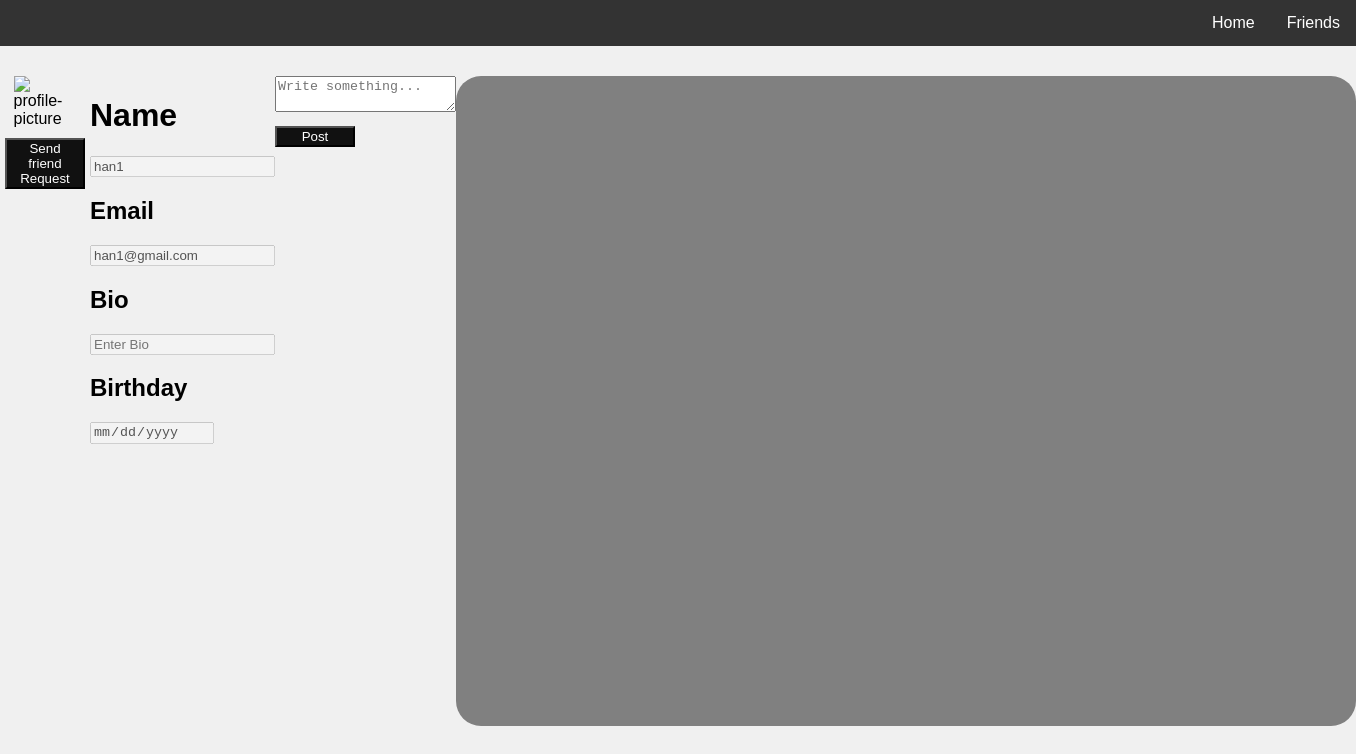
/profile/han1/, run on an earlier commit of the app's database.
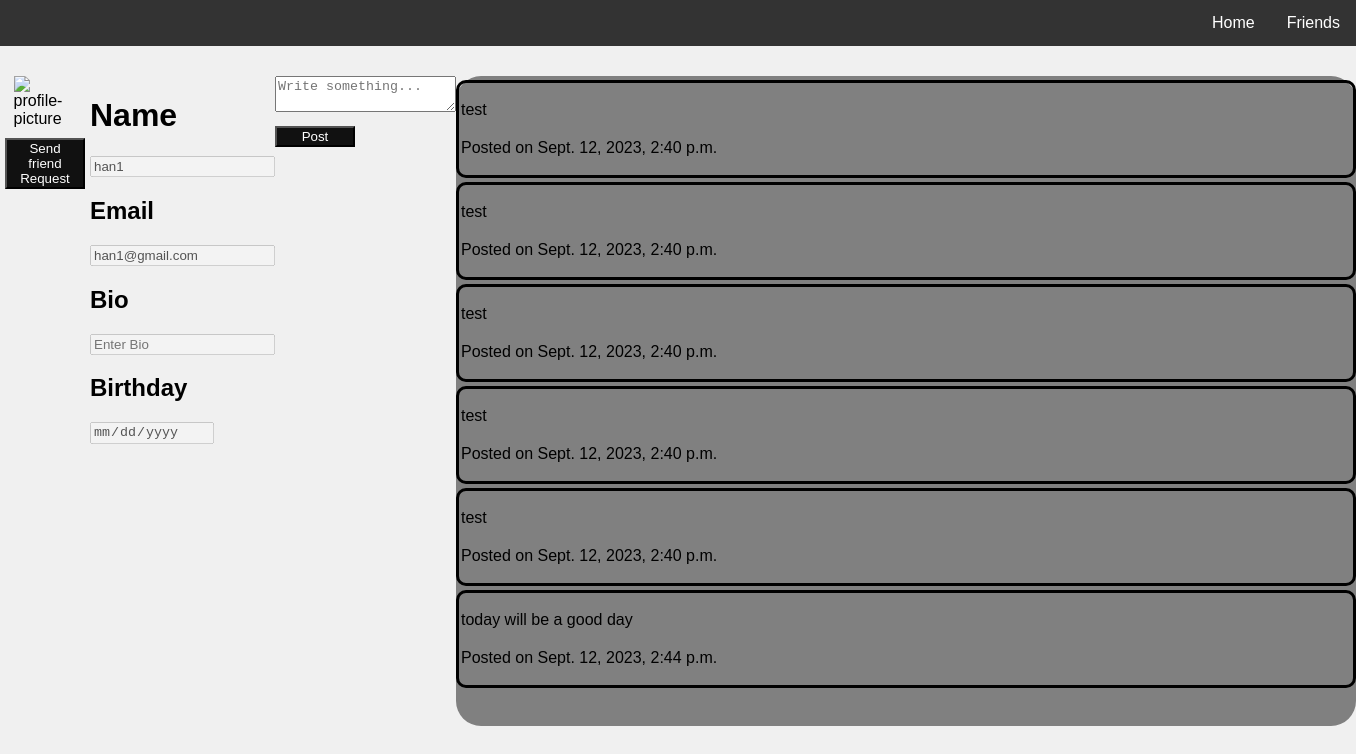
And on a later commit of the database.
### friendlist/models.py (models this page shows)
class Post(models.Model):
    user = models.ForeignKey(User, on_delete=models.CASCADE)
    content = models.TextField()
    timestamp = models.DateTimeField(auto_now_add=True)

### friendlist/views.py (the view)
# urls.py: path('profile/', views.profile_view, name='profile'),
def profile_view(request, username=None):
    if username is None:
        user = request.user
        print("Is user authenticated?", request.user.is_authenticated)
    else:
        user = get_object_or_404(User, username=username)
        print("Is user authenticated?", request.user.is_authenticated)
    is_friend = False
    request_sent = False
    if request.user.is_authenticated and request.user != user:
        is_friend = request.user.friends.filter(friend=user).exists()
    user_posts = Post.objects.filter(user=user)
    context = {
                'user': user,
                'is_friend': is_friend, #passing to template
                'request_sent': request_sent,
                'user_posts':user_posts
              }
    return render(request, 'friendlist/profilepage.html', context)

### friendlist/templates/friendlist/profilepage.html (shortened to what this page needs)
<!DOCTYPE html>
<html lang="en">
  <head>
    <link rel="stylesheet" href="../../static/css/profile.css" />
  </head>
  <body>
    <nav>
      <ul>
        <li><a href="{% url 'friend_page_view' %}">Friends</a></li>
        <li><a href="{% url 'home' %}">Home</a></li>
      </ul>
    </nav>
    <div class="outer-container">
      <div class="main-container">
        <div class="card">
          <img
            src="https://i.pinimg.com/736x/a8/57/00/a85700f3c614f6313750b9d8196c08f5.jpg"
            alt="profile-picture"
            style="width: 70%"
          />
          {% if user != request.user %}
          <form action="{% url 'send_friend_request' user.id %}" method="post">
            <div>
              <button id="friendRequest" value="Send Friend Request">Send friend Request</button>
            </div>
          </form>
          {% endif %}
        </div>
        <form method="post" id="profileForm">
          <div class="inner-container">
            <div>
              <label for="name"><h1>Name</h1></label>
              <input
                type="text"
                placeholder="Enter Name"
                name="username"
                id="usernameInput"
                value="{{ user.username }}"
                required
                disabled
              />
            </div>
            <div>
              <label for="email"><h2>Email</h2></label>
              <input
                type="email"
                placeholder="Enter Email"
                name="email"
                id="emailInput"
                value="{{ user.email }}"
                required
                disabled
              />
            </div>
            <div>
              <label for="bio"><h2>Bio</h2></label>
              <input
                type="text"
                placeholder="Enter Bio"
                name="bio"
                id="bioInput"
                value="{{ user.profile.bio }}"
                required
                disabled
              />
            </div>
            <div>
              <label for="birthday"><h2>Birthday</h2></label>
              <input
                type="date"
                placeholder="Enter Birthday"
                name="birthday"
                id="birthdayInput"
                value="{{ user.profile.birthday }}"
                required
                disabled
              />
            </div>
          </div>
        </form>
        <div class="new-post">
          <form method="post" id="newPostForm">
            <textarea name="content" placeholder="Write something..." required></textarea>
            <button type="submit">Post</button>
          </form>
        </div>
        <div class="feed-container">
          {% for post in user_posts %}
          <div class="post">
            <p>{{ post.content }}</p>
            {% if post.timestamp %}
            <p>Posted on {{ post.timestamp }}</p>
            {% endif %}
          </div>
          {% endfor %}
        </div>
      </div>
    </div>
  </body>
</html>

What changed in the data, as far as the page shows it:
added Post: content "test", timestamp "Sept. 12, 2023, 2:40 p.m."
added Post: content "test", timestamp "Sept. 12, 2023, 2:40 p.m."
added Post: content "test", timestamp "Sept. 12, 2023, 2:40 p.m."
added Post: content "test", timestamp "Sept. 12, 2023, 2:40 p.m."
added Post: content "test", timestamp "Sept. 12, 2023, 2:40 p.m."
added Post: content "today will be a good day", timestamp "Sept. 12, 2023, 2:44 p.m."
